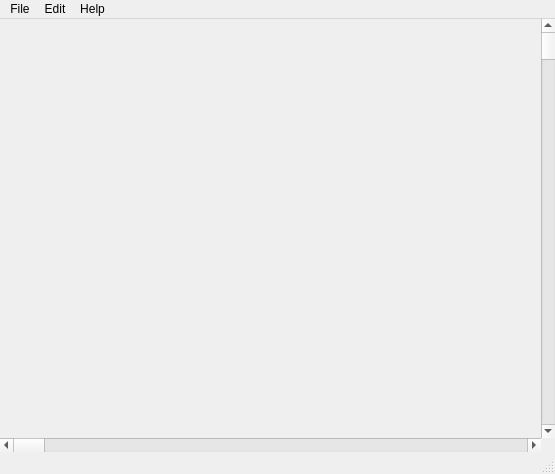
<?xml version="1.0" encoding="UTF-8"?>
<ui version="4.0">
 <class>MainWindow</class>
 <widget class="QMainWindow" name="MainWindow">
  <property name="geometry">
   <rect>
    <x>0</x>
    <y>0</y>
    <width>555</width>
    <height>474</height>
   </rect>
  </property>
  <property name="windowTitle">
   <string>MainWindow</string>
  </property>
  <widget class="QWidget" name="centralWidget">
   <layout class="QGridLayout" name="gridLayout">
    <property name="leftMargin">
     <number>0</number>
    </property>
    <property name="topMargin">
     <number>0</number>
    </property>
    <property name="rightMargin">
     <number>0</number>
    </property>
    <property name="bottomMargin">
     <number>0</number>
    </property>
    <property name="spacing">
     <number>0</number>
    </property>
    <item row="0" column="1">
     <widget class="QScrollBar" name="verticalScrollBar">
      <property name="maximum">
       <number>255</number>
      </property>
      <property name="singleStep">
       <number>8</number>
      </property>
      <property name="pageStep">
       <number>16</number>
      </property>
      <property name="orientation">
       <enum>Qt::Vertical</enum>
      </property>
     </widget>
    </item>
    <item row="1" column="0">
     <widget class="QScrollBar" name="horizontalScrollBar">
      <property name="maximum">
       <number>255</number>
      </property>
      <property name="singleStep">
       <number>8</number>
      </property>
      <property name="pageStep">
       <number>16</number>
      </property>
      <property name="orientation">
       <enum>Qt::Horizontal</enum>
      </property>
     </widget>
    </item>
    <item row="0" column="0">
     <widget class="ViewWidget" name="widget" native="true"/>
    </item>
   </layout>
  </widget>
  <widget class="QMenuBar" name="menuBar">
   <property name="geometry">
    <rect>
     <x>0</x>
     <y>0</y>
     <width>555</width>
     <height>19</height>
    </rect>
   </property>
   <widget class="QMenu" name="menuFile">
    <property name="title">
     <string>File</string>
    </property>
    <addaction name="actionNew"/>
    <addaction name="separator"/>
    <addaction name="actionLoad_Base"/>
    <addaction name="actionLoad_Modifier"/>
    <addaction name="actionSave"/>
    <addaction name="actionSave_As"/>
    <addaction name="separator"/>
    <addaction name="actionReload"/>
    <addaction name="separator"/>
    <addaction name="actionClose"/>
    <addaction name="actionQuit"/>
   </widget>
   <widget class="QMenu" name="menuEdit">
    <property name="title">
     <string>Edit</string>
    </property>
    <widget class="QMenu" name="menuZoom">
     <property name="title">
      <string>Zoom</string>
     </property>
     <addaction name="actionZoom_In"/>
     <addaction name="actionZoom_Out"/>
     <addaction name="actionZoom_100"/>
     <addaction name="actionZoom_to_fit"/>
    </widget>
    <addaction name="actionUndo"/>
    <addaction name="actionRedo"/>
    <addaction name="separator"/>
    <addaction name="actionCut"/>
    <addaction name="actionCopy"/>
    <addaction name="actionPaste"/>
    <addaction name="actionDelete"/>
    <addaction name="separator"/>
    <addaction name="menuZoom"/>
    <addaction name="separator"/>
    <addaction name="actionEdit_Matrix"/>
    <addaction name="actionEdit_Euler_Angles"/>
    <addaction name="actionEdit_Angles"/>
    <addaction name="actionEdit_Pigments"/>
   </widget>
   <widget class="QMenu" name="menuHelp">
    <property name="title">
     <string>Help</string>
    </property>
    <addaction name="actionAbout"/>
   </widget>
   <addaction name="menuFile"/>
   <addaction name="menuEdit"/>
   <addaction name="menuHelp"/>
  </widget>
  <widget class="QStatusBar" name="statusBar"/>
  <action name="actionNew">
   <property name="icon">
    <iconset theme="document-new">
     <normaloff>.</normaloff>.</iconset>
   </property>
   <property name="text">
    <string>New</string>
   </property>
   <property name="shortcut">
    <string>Ctrl+N</string>
   </property>
  </action>
  <action name="actionLoad_Base">
   <property name="icon">
    <iconset theme="document-open">
     <normaloff>.</normaloff>.</iconset>
   </property>
   <property name="text">
    <string>Load Base</string>
   </property>
   <property name="shortcut">
    <string>Ctrl+O</string>
   </property>
  </action>
  <action name="actionSave">
   <property name="icon">
    <iconset theme="document-save">
     <normaloff>.</normaloff>.</iconset>
   </property>
   <property name="text">
    <string>Save</string>
   </property>
  </action>
  <action name="actionSave_As">
   <property name="icon">
    <iconset theme="document-save-as">
     <normaloff>.</normaloff>.</iconset>
   </property>
   <property name="text">
    <string>Save As</string>
   </property>
   <property name="shortcut">
    <string>Ctrl+Shift+S</string>
   </property>
  </action>
  <action name="actionReload">
   <property name="text">
    <string>Reload</string>
   </property>
   <property name="shortcut">
    <string>Ctrl+R</string>
   </property>
  </action>
  <action name="actionClose">
   <property name="icon">
    <iconset theme="document-close">
     <normaloff>.</normaloff>.</iconset>
   </property>
   <property name="text">
    <string>Close</string>
   </property>
   <property name="shortcut">
    <string>Ctrl+W</string>
   </property>
  </action>
  <action name="actionQuit">
   <property name="icon">
    <iconset theme="application-exit">
     <normaloff>.</normaloff>.</iconset>
   </property>
   <property name="text">
    <string>Quit</string>
   </property>
   <property name="shortcut">
    <string>Ctrl+Q</string>
   </property>
  </action>
  <action name="actionUndo">
   <property name="enabled">
    <bool>false</bool>
   </property>
   <property name="icon">
    <iconset theme="edit-undo">
     <normaloff>.</normaloff>.</iconset>
   </property>
   <property name="text">
    <string>Undo</string>
   </property>
   <property name="shortcut">
    <string>Ctrl+Z</string>
   </property>
  </action>
  <action name="actionRedo">
   <property name="enabled">
    <bool>false</bool>
   </property>
   <property name="icon">
    <iconset theme="edit-redo">
     <normaloff>.</normaloff>.</iconset>
   </property>
   <property name="text">
    <string>Redo</string>
   </property>
   <property name="shortcut">
    <string>Ctrl+Shift+Z</string>
   </property>
  </action>
  <action name="actionCut">
   <property name="enabled">
    <bool>false</bool>
   </property>
   <property name="icon">
    <iconset theme="edit-cut">
     <normaloff>.</normaloff>.</iconset>
   </property>
   <property name="text">
    <string>Cut</string>
   </property>
   <property name="shortcut">
    <string>Ctrl+X</string>
   </property>
  </action>
  <action name="actionCopy">
   <property name="icon">
    <iconset theme="edit-copy">
     <normaloff>.</normaloff>.</iconset>
   </property>
   <property name="text">
    <string>Copy</string>
   </property>
   <property name="shortcut">
    <string>Ctrl+C</string>
   </property>
  </action>
  <action name="actionPaste">
   <property name="icon">
    <iconset theme="edit-paste">
     <normaloff>.</normaloff>.</iconset>
   </property>
   <property name="text">
    <string>Paste</string>
   </property>
   <property name="shortcut">
    <string>Ctrl+V</string>
   </property>
  </action>
  <action name="actionDelete">
   <property name="enabled">
    <bool>false</bool>
   </property>
   <property name="icon">
    <iconset theme="edit-delete">
     <normaloff>.</normaloff>.</iconset>
   </property>
   <property name="text">
    <string>Delete</string>
   </property>
   <property name="shortcut">
    <string>Del</string>
   </property>
  </action>
  <action name="actionAbout">
   <property name="enabled">
    <bool>false</bool>
   </property>
   <property name="text">
    <string>About</string>
   </property>
  </action>
  <action name="actionEdit_Matrix">
   <property name="text">
    <string>Edit Matrix</string>
   </property>
  </action>
  <action name="actionEdit_Euler_Angles">
   <property name="text">
    <string>Edit Euler Angles</string>
   </property>
   <property name="visible">
    <bool>false</bool>
   </property>
  </action>
  <action name="actionZoom_In">
   <property name="icon">
    <iconset theme="zoom-in">
     <normaloff>.</normaloff>.</iconset>
   </property>
   <property name="text">
    <string>Zoom In</string>
   </property>
   <property name="shortcut">
    <string>Ctrl+=</string>
   </property>
  </action>
  <action name="actionZoom_Out">
   <property name="icon">
    <iconset theme="zoom-out">
     <normaloff>.</normaloff>.</iconset>
   </property>
   <property name="text">
    <string>Zoom Out</string>
   </property>
   <property name="shortcut">
    <string>Ctrl+-</string>
   </property>
  </action>
  <action name="actionZoom_100">
   <property name="icon">
    <iconset theme="zoom-original">
     <normaloff>.</normaloff>.</iconset>
   </property>
   <property name="text">
    <string>Zoom 100%</string>
   </property>
   <property name="shortcut">
    <string>Ctrl++</string>
   </property>
  </action>
  <action name="actionZoom_to_fit">
   <property name="icon">
    <iconset theme="zoom-fit-best">
     <normaloff>.</normaloff>.</iconset>
   </property>
   <property name="text">
    <string>Zoom to fit</string>
   </property>
  </action>
  <action name="actionLoad_Modifier">
   <property name="text">
    <string>Load Modifier</string>
   </property>
  </action>
  <action name="actionEdit_Angles">
   <property name="text">
    <string>Edit Angles</string>
   </property>
  </action>
  <action name="actionNegate">
   <property name="text">
    <string>Negate</string>
   </property>
  </action>
  <action name="actionEdit_Pigments">
   <property name="text">
    <string>Edit Pigments</string>
   </property>
  </action>
 </widget>
 <layoutdefault spacing="6" margin="11"/>
 <customwidgets>
  <customwidget>
   <class>ViewWidget</class>
   <extends>QWidget</extends>
   <header>viewwidget.h</header>
   <container>1</container>
  </customwidget>
 </customwidgets>
 <resources/>
 <connections>
  <connection>
   <sender>actionQuit</sender>
   <signal>triggered()</signal>
   <receiver>MainWindow</receiver>
   <slot>close()</slot>
   <hints>
    <hint type="sourcelabel">
     <x>-1</x>
     <y>-1</y>
    </hint>
    <hint type="destinationlabel">
     <x>277</x>
     <y>236</y>
    </hint>
   </hints>
  </connection>
 </connections>
</ui>
